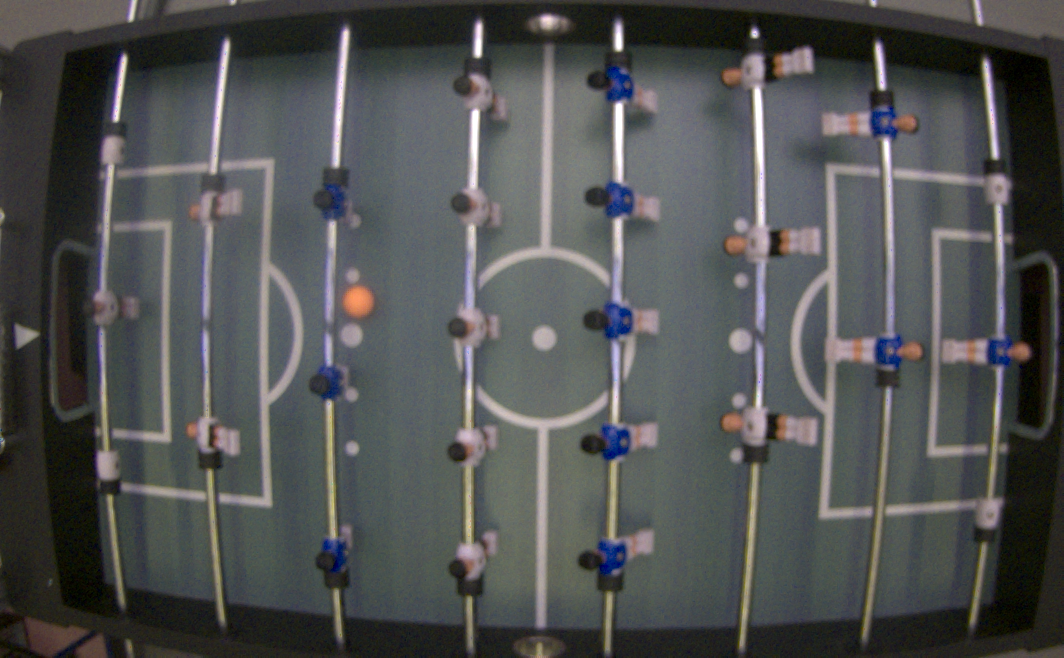
#> input picture footage/Basler_daA1920-160uc__40621547__20250502_143230982_0000.bmp, 1064 x 658 px; its folder holds only this picture in this run
$ python -i calibration_utils.py   (imports and definitions only)
#> lines starting #> are read from the running program, lines starting #| are printed output that depends on the picture
#> further down, picture is the input picture: shape (658, 1064, 3); mean B, G, R 82.2, 82.3, 80.8
import cv2
import numpy as np
from dataclasses import dataclass
import json
from typing import List, Tuple
from .vision_utils import *
from .comms_utils import *
import os
import glob


@dataclass
class CalibrationData:
    camera_offset: Tuple[int, int]
    camera_size: Tuple[int, int]
    framerate: float
    exposure_time: float
    gain: float

    camera_offset_fallback: Tuple[int, int]
    camera_size_fallback: Tuple[int, int]

    camera_matrix: np.ndarray
    distortion_coefficients: np.ndarray
    rotation_vectors: List[np.ndarray]
    translation_vectors: List[np.ndarray]
    camera_new_matrix: np.ndarray

    roi_offset: Tuple[int, int]
    roi_size: Tuple[int, int]

    ball_blur_size: int
    ball_hsv_lower: np.ndarray
    ball_hsv_upper: np.ndarray
    ball_morph_size: int
    ball_radius: int
    ball_box: int

    player_blur_size: int
    player_hsv_lower: np.ndarray
    player_hsv_upper: np.ndarray
    player_morph_size: int

# Load Calibration data from json file at given path and return the CalibrationData Object containing the information
# [65 lines left out: functions load_calibration_data, save_calibration_data, not called in this run]

# Split image in h, s and v channel and return images containing each channel
def hsv_split(img):
    h = img[:,:,0]
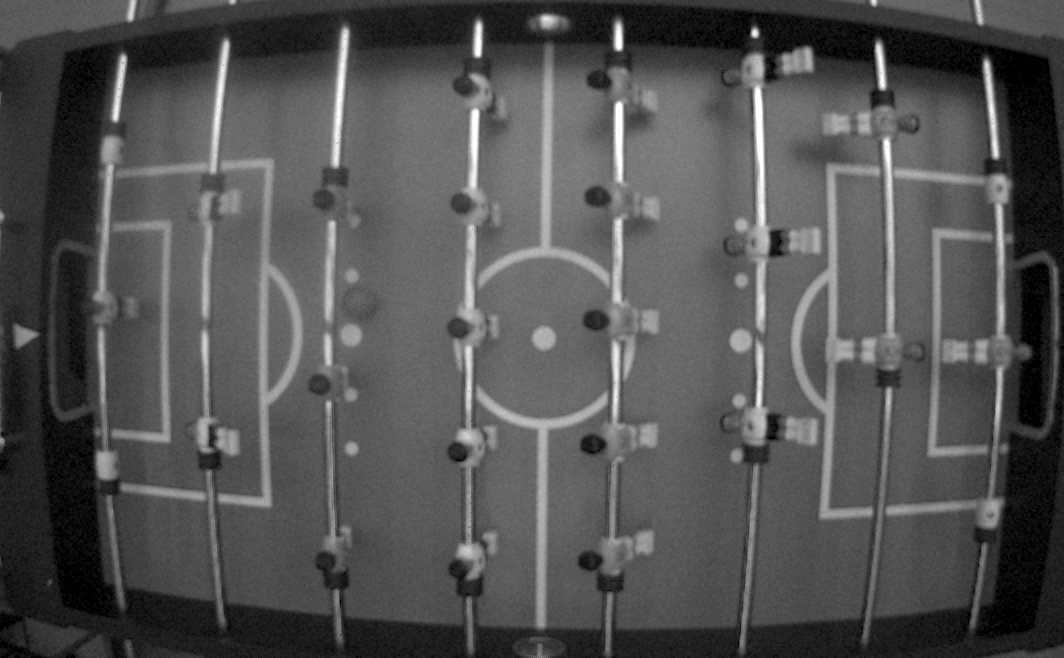
#> h: shape (658, 1064); min 0, max 255, mean 82.2
    s = img[:,:,1]
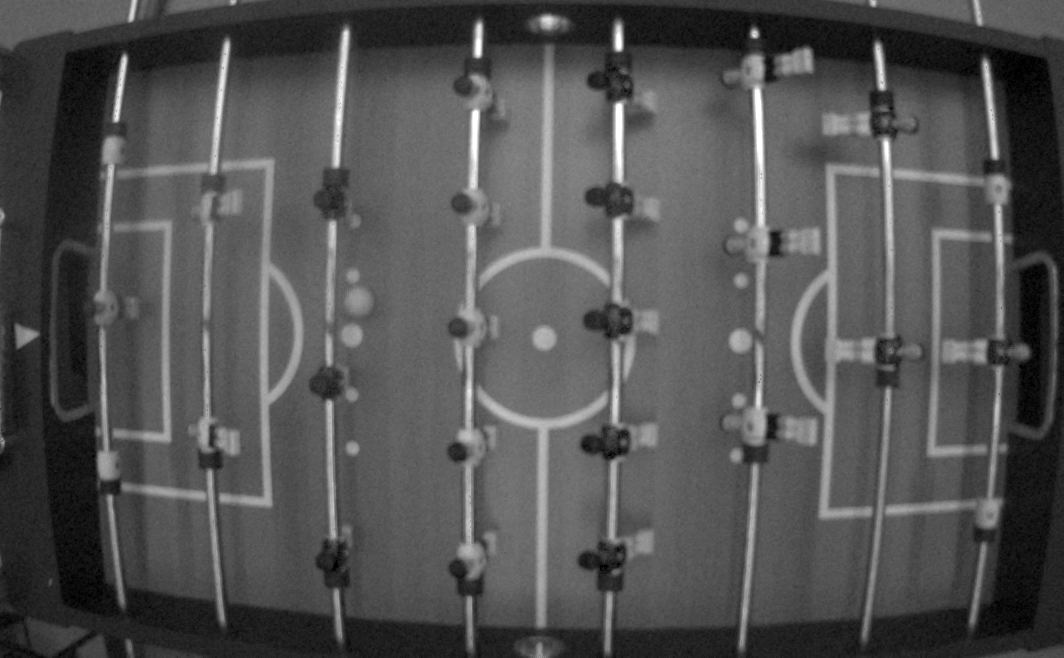
#> s: shape (658, 1064); min 0, max 255, mean 82.3
    v = img[:,:,2]
    h = cv2.cvtColor(h, cv2.COLOR_GRAY2BGR)
#> h: shape (658, 1064, 3)
    s = cv2.cvtColor(s, cv2.COLOR_GRAY2BGR)
#> s: shape (658, 1064, 3)
    v = cv2.cvtColor(v, cv2.COLOR_GRAY2BGR)
#> v: shape (658, 1064, 3)
    return h, s, v

# Perform HSV-Thresholding channel wise and return complete mask as well as individual channels after thresholding
# [13 lines left out: function hsv_thresh, not called in this run]

# Placeholder Function for Trackbars
def nothing(_):
    pass

# Calibrate parameters for ball preprocessing on static or live image using trackbars
# [448 lines left out: functions calibrate_ball_mask, calibrate_player_mask, calibrate_roi, calibrate_distortion, calibrate_camera, not called in this run]


# end

>>> import cv2
>>> picture = cv2.imread('../footage/Basler_daA1920-160uc__40621547__20250502_143230982_0000.bmp')
>>> result = hsv_split(picture)

$ run again, on footage/ausgangsbild.png
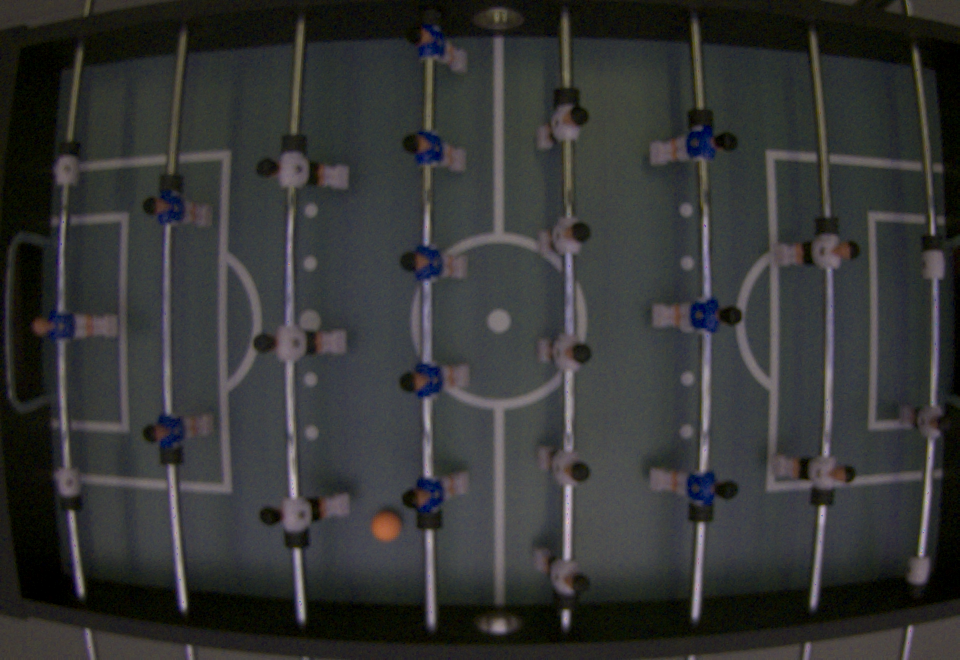
#> input picture footage/ausgangsbild.png, 960 x 660 px
#> picture is the input picture: shape (660, 960, 3); mean B, G, R 52.6, 53, 52
#> in hsv_split, `h = img[:,:,0]`:
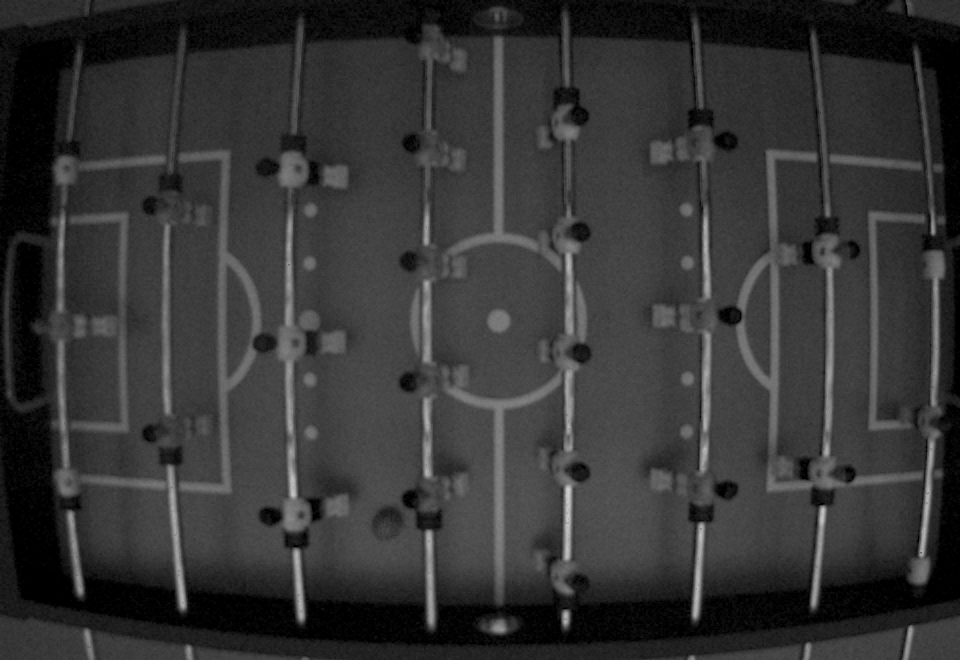
#> h: shape (660, 960); min 0, max 213, mean 52.6
#> in hsv_split, `s = img[:,:,1]`:
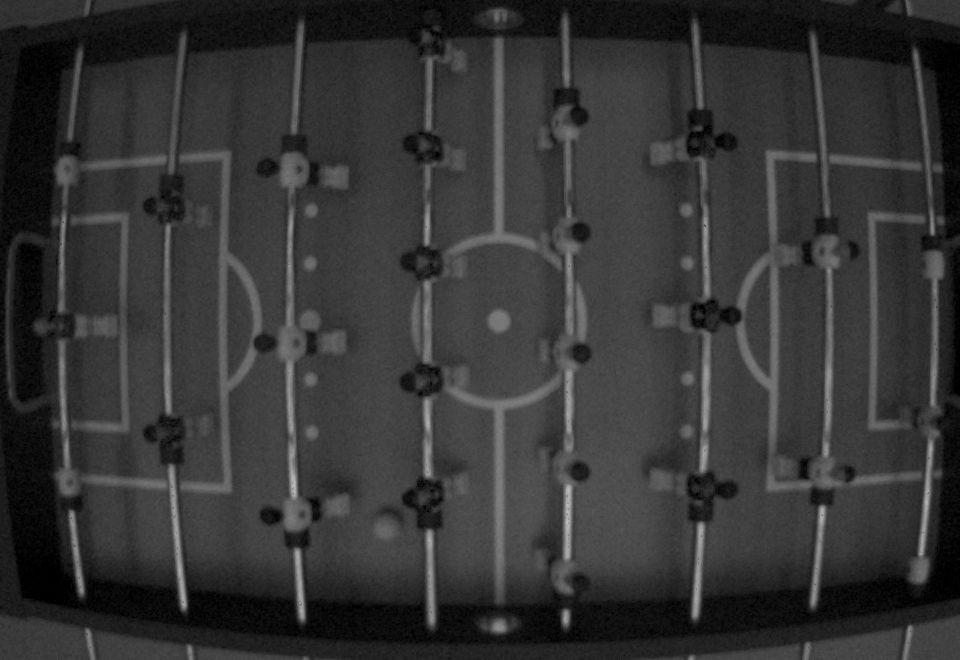
#> s: shape (660, 960); min 0, max 196, mean 53
